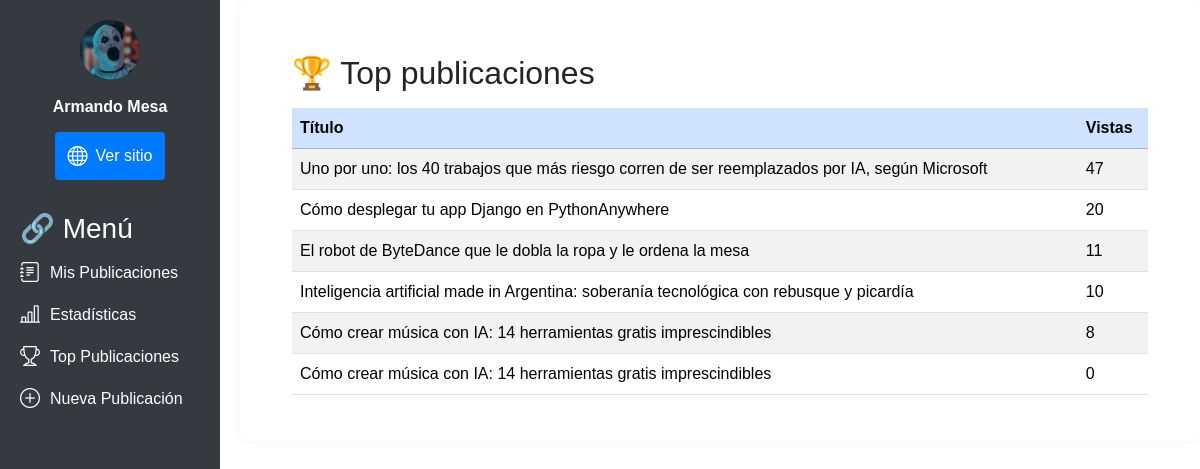
/dashboard/top/ (signed in), run on the app's committed database.
### apps/user/models.py (models this page shows, shortened)
class User(AbstractUser):
    ROLE_CHOICES = (
        ('admin', 'Administrador'),
        ('colaborador', 'Colaborador'),
        ('registrado', 'Registrado'),
    )
    role = models.CharField(max_length=15, choices=ROLE_CHOICES, default='registrado')
    avatar = models.ImageField(upload_to='avatars/', null=True, blank=True)
    class Meta:
        verbose_name_plural = "Usuarios"

### apps/posts/models.py (models this page shows, shortened)
class Post(models.Model):
    titulo = models.CharField(max_length=150, null=False)
    imagen = models.ImageField(
        null=True, blank=True, upload_to="posts", default="posts/post_default.png"
    )
    resumen = SummernoteTextField(max_length=1000, null=False, blank=True)
    contenido = SummernoteTextField(
        null=False, verbose_name="Escriba aqui el contenido"
    )
    fecha = models.DateTimeField(auto_now_add=True)
    activo = models.BooleanField(default=True)
    categoria = models.ForeignKey(
        Categoria, on_delete=models.SET_NULL, null=True, blank=True
    )
    publicado = models.DateField(default=timezone.now)
    autor = models.ForeignKey(
        settings.AUTH_USER_MODEL, on_delete=models.CASCADE, null=True, blank=True
    )
    vistas = models.PositiveIntegerField(default=0)
    class Meta:
        ordering = ("-publicado",)

### apps/dashboard/views.py (the view)
# urls.py: path('top/', top_view, name='dashboard_top'),
@login_required
def top_view(request):
    posts = Post.objects.filter(autor=request.user).order_by("-vistas")[:10]
    return render(request, "dashboard_top.html", {"top_posts": posts})

### apps/core/utils/access.py (called while the page is built)
def has_dashboard_access(user):
    if not user.is_authenticated:
        return False
    rol = getattr(user, "role", "")
    return rol in ["colaborador", "administrador"] or user.is_staff or user.is_superuser

### apps/dashboard/templates/dashboard_top.html (shortened to what this page needs)
{% extends 'dashboard_base.html' %}
{% block main_content %}
  <div class="container mt-4">
    <div class="d-flex justify-content-between align-items-center mb-3">
      <h2 class="mb-0">🏆 Top publicaciones</h2>
    </div>
    <div class="table-responsive">
      <table class="table table-striped align-middle">
        <thead class="table-primary">
          <tr>
            <th>Título</th>
            <th>Vistas</th>
          </tr>
        </thead>
        <tbody>
          {% for post in top_posts %}
            <tr>
              <td>{{ post.titulo }}</td>
              <td>{{ post.vistas }}</td>
            </tr>
          {% empty %}
            <tr>
              <td colspan="2" class="text-center text-muted">No hay publicaciones para mostrar.</td>
            </tr>
          {% endfor %}
        </tbody>
      </table>
    </div>
  </div>
{% endblock %}

### apps/dashboard/templates/dashboard_sidebar.html
{% load static %}
<div class="sidebar">
  <div class="user-info" style="margin-bottom: 20px;">
    {% if user.avatar %}
      <img src="{{ user.avatar.url }}" style="width: 60px; height: 60px; border-radius: 50%;" />
    {% else %}
      <img src="{% static 'images/default_avatar.png' %}" alt="Avatar por defecto" style="width: 60px; height: 60px; border-radius: 50%;" />
    {% endif %}
    <p>{{ user.get_full_name }}</p>
    <a href="/" class="btn" title="Ver sitio">
      <i class="bi bi-globe"></i>
      <span>Ver sitio</span>
    </a>
  </div>
  <div>
    <h3>🔗 Menú</h3>
    <a href="{% url 'dashboard:dashboard_publicaciones' %}" title="Mis Publicaciones">
      <i class="bi bi-journal-text"></i>
      <span>Mis Publicaciones</span>
    </a>
    <a href="{% url 'dashboard:dashboard_estadisticas' %}" title="Estadísticas">
      <i class="bi bi-bar-chart-line"></i>
      <span>Estadísticas</span>
    </a>
    <a href="{% url 'dashboard:dashboard_top' %}" title="Top Publicaciones">
      <i class="bi bi-trophy"></i>
      <span>Top Publicaciones</span>
    </a>
    <a href="{% url 'create_post' %}" class="load-view" title="Nueva Publicación">
      <i class="bi bi-plus-circle"></i>
      <span>Nueva Publicación</span>
    </a>
  </div>
</div>

### apps/dashboard/static/css/dashboard_style.css (style rules this page uses)
body { margin: 0; font-family: Arial, sans-serif; }
.sidebar { width: 220px; background-color: #343a40; color: #fff; height: 100vh; padding: 20px; position: fixed; transition: width 0.3s ease; }
.user-info { display: flex; flex-direction: column; align-items: center; text-align: center; margin-bottom: 20px; }
.user-info img { width: 60px; height: 60px; border-radius: 50%; object-fit: cover; margin-bottom: 10px; }
.user-info p { margin: 5px 0; font-weight: bold; }
.user-info .btn { display: flex; align-items: center; justify-content: center; padding: 8px 12px; background-color: #007bff; color: white; text-decoration: none; border-radius: 4px; margin-top: 8px; font-size: 16px; }
.user-info .btn i { font-size: 20px; margin-right: 8px; }
.user-info .btn span { flex: 1; }
.sidebar h3 { margin-top: 20px; }
.sidebar a { color: #fff; text-decoration: none; display: flex; align-items: center; margin: 12px 0; font-size: 16px; }
.sidebar a i { font-size: 20px; margin-right: 10px; }
.sidebar a span { flex: 1; }

### apps/dashboard/templates/dashboard_top.html (style rules this page uses)
.table-striped tbody tr:nth-of-type(odd) { background-color: #e9ecef; }
.table-striped tbody tr:nth-of-type(even) { background-color: #dee2e6; }

### data on the page
User: avatar (picture), get_full_name "Armando Mesa"
Post: titulo "Uno por uno: los 40 trabajos que más riesgo corren de ser reemplazados por IA, según Microsoft", vistas "47"
Post: titulo "Cómo desplegar tu app Django en PythonAnywhere", vistas "20"
Post: titulo "El robot de ByteDance que le dobla la ropa y le ordena la mesa", vistas "11"
Post: titulo "Inteligencia artificial made in Argentina: soberanía tecnológica con rebusque y picardía", vistas "10"
Post: titulo "Cómo crear música con IA: 14 herramientas gratis imprescindibles", vistas "8"
Post: titulo "Cómo crear música con IA: 14 herramientas gratis imprescindibles", vistas "0"
